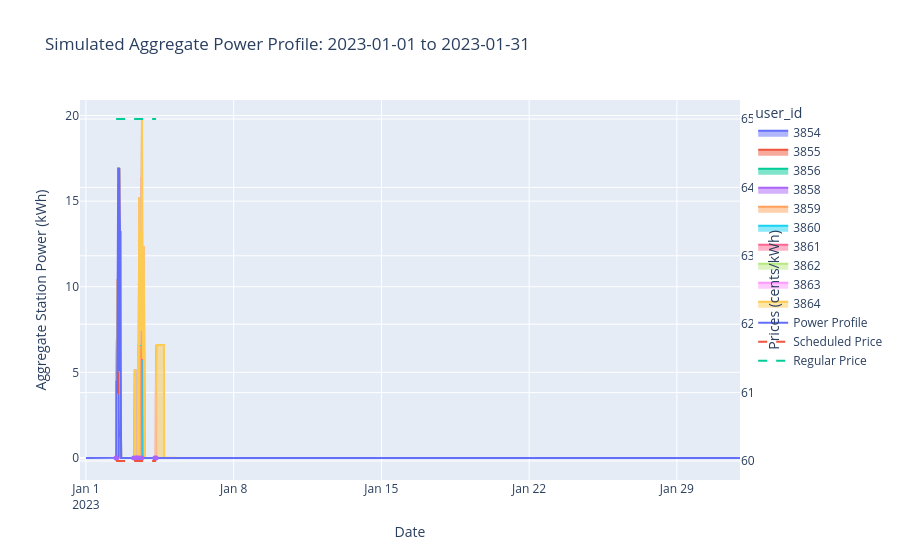

This figure's notebook cell:
### Markdown cell above
Run the simulation

### Code cell
sessions_file = Path(__name__).resolve().parents[1] / "data" / "Sessions3.csv"
sessions_df = pd.read_csv(sessions_file)
sessions_df = sessions_df.sort_values(by="startChargeTime")

# Create output folder for this simulation
current_time = datetime.datetime.now()
time_str = current_time.strftime("%Y-%m-%d_%H-%M-%S")
folder_path = f"results/{scenario}/{time_str}"
os.makedirs(folder_path, exist_ok=True)

for month in months:
    # function to filter data in the same way for each scenario
    test_df = filter_data(sessions_df, month, year, "all_scheduled").head(10)

    # function to run a scenario (returns a child of BaselineSimulator)
    sim = get_simulator(test_df, scenario, verbose=run_verbose)

    # Run simulation and save results and append to the summary
    results_file_name = f"{folder_path}/{month}_{year}_{scenario}.csv"
    summary_file_name = f"{folder_path}/summary.csv"
    aggregate_power_profile_file_name = f"{folder_path}/aggregate_power_profile.csv"
    session_results = generate_session_results(
        sim,
        month,
        results_file_name,
        summary_file_name,
        aggregate_power_profile_file_name,
        visualize=final_verbose,
        verbose=final_verbose,
    )
